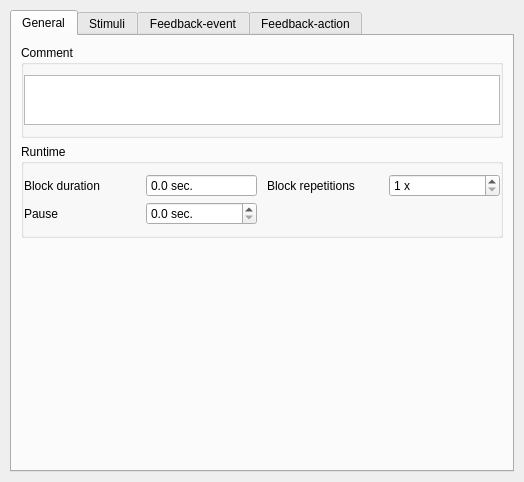
<?xml version="1.0" encoding="UTF-8"?>
<ui version="4.0">
 <class>CTConfToyMickey</class>
 <widget class="QWidget" name="CTConfToyMickey">
  <property name="geometry">
   <rect>
    <x>0</x>
    <y>0</y>
    <width>524</width>
    <height>482</height>
   </rect>
  </property>
  <property name="sizePolicy">
   <sizepolicy hsizetype="MinimumExpanding" vsizetype="Preferred">
    <horstretch>0</horstretch>
    <verstretch>0</verstretch>
   </sizepolicy>
  </property>
  <property name="minimumSize">
   <size>
    <width>500</width>
    <height>0</height>
   </size>
  </property>
  <property name="windowTitle">
   <string/>
  </property>
  <layout class="QVBoxLayout" name="qvb_main_layout">
   <property name="spacing">
    <number>20</number>
   </property>
   <property name="margin">
    <number>10</number>
   </property>
   <item>
    <widget class="QTabWidget" name="tabWidget">
     <property name="currentIndex">
      <number>0</number>
     </property>
     <widget class="QWidget" name="tabGeneral">
      <attribute name="title">
       <string>General</string>
      </attribute>
      <layout class="QVBoxLayout" name="verticalLayout">
       <item>
        <widget class="QGroupBox" name="qgb_comment">
         <property name="title">
          <string>Comment</string>
         </property>
         <property name="flat">
          <bool>true</bool>
         </property>
         <layout class="QGridLayout" name="qgl_comment_layout">
          <property name="leftMargin">
           <number>0</number>
          </property>
          <property name="topMargin">
           <number>10</number>
          </property>
          <property name="rightMargin">
           <number>0</number>
          </property>
          <property name="bottomMargin">
           <number>10</number>
          </property>
          <property name="horizontalSpacing">
           <number>10</number>
          </property>
          <property name="verticalSpacing">
           <number>5</number>
          </property>
          <item row="0" column="0">
           <widget class="QPlainTextEdit" name="qte_comment">
            <property name="sizePolicy">
             <sizepolicy hsizetype="Expanding" vsizetype="Fixed">
              <horstretch>0</horstretch>
              <verstretch>0</verstretch>
             </sizepolicy>
            </property>
            <property name="minimumSize">
             <size>
              <width>0</width>
              <height>50</height>
             </size>
            </property>
            <property name="maximumSize">
             <size>
              <width>16777215</width>
              <height>50</height>
             </size>
            </property>
            <property name="horizontalScrollBarPolicy">
             <enum>Qt::ScrollBarAlwaysOff</enum>
            </property>
           </widget>
          </item>
         </layout>
        </widget>
       </item>
       <item>
        <widget class="QGroupBox" name="qgb_runtime">
         <property name="title">
          <string>Runtime</string>
         </property>
         <property name="flat">
          <bool>true</bool>
         </property>
         <layout class="QGridLayout" name="qgl_runtime_layout">
          <property name="leftMargin">
           <number>0</number>
          </property>
          <property name="topMargin">
           <number>10</number>
          </property>
          <property name="rightMargin">
           <number>0</number>
          </property>
          <property name="bottomMargin">
           <number>10</number>
          </property>
          <property name="horizontalSpacing">
           <number>10</number>
          </property>
          <property name="verticalSpacing">
           <number>5</number>
          </property>
          <item row="0" column="0">
           <widget class="QLabel" name="qlb_block_duration">
            <property name="text">
             <string>Block duration</string>
            </property>
           </widget>
          </item>
          <item row="0" column="3">
           <widget class="CTSpinBox" name="qsb_block_repetitions">
            <property name="suffix">
             <string> x</string>
            </property>
            <property name="minimum">
             <number>1</number>
            </property>
            <property name="maximum">
             <number>100</number>
            </property>
           </widget>
          </item>
          <item row="0" column="2">
           <widget class="QLabel" name="qlb_block_repetitions">
            <property name="text">
             <string>Block repetitions</string>
            </property>
           </widget>
          </item>
          <item row="0" column="1">
           <widget class="CTDoubleSpinBox" name="qsb_block_duration">
            <property name="readOnly">
             <bool>true</bool>
            </property>
            <property name="buttonSymbols">
             <enum>QAbstractSpinBox::NoButtons</enum>
            </property>
            <property name="suffix">
             <string> sec.</string>
            </property>
            <property name="decimals">
             <number>1</number>
            </property>
            <property name="minimum">
             <double>0.000000000000000</double>
            </property>
            <property name="maximum">
             <double>300.000000000000000</double>
            </property>
            <property name="singleStep">
             <double>0.100000000000000</double>
            </property>
            <property name="value">
             <double>0.000000000000000</double>
            </property>
           </widget>
          </item>
          <item row="1" column="0">
           <widget class="QLabel" name="qlb_pause">
            <property name="text">
             <string>Pause</string>
            </property>
           </widget>
          </item>
          <item row="1" column="1">
           <widget class="CTDoubleSpinBox" name="qsb_pause">
            <property name="suffix">
             <string> sec.</string>
            </property>
            <property name="decimals">
             <number>1</number>
            </property>
            <property name="singleStep">
             <double>0.100000000000000</double>
            </property>
           </widget>
          </item>
         </layout>
        </widget>
       </item>
       <item>
        <spacer name="verticalSpacer">
         <property name="orientation">
          <enum>Qt::Vertical</enum>
         </property>
         <property name="sizeHint" stdset="0">
          <size>
           <width>20</width>
           <height>40</height>
          </size>
         </property>
        </spacer>
       </item>
      </layout>
     </widget>
     <widget class="QWidget" name="tabStimuli">
      <attribute name="title">
       <string>Stimuli</string>
      </attribute>
      <layout class="QVBoxLayout" name="verticalLayout_2">
       <item>
        <widget class="QGroupBox" name="qgb_stimuli">
         <property name="title">
          <string>Stimuli</string>
         </property>
         <property name="flat">
          <bool>true</bool>
         </property>
         <layout class="QVBoxLayout" name="qvb_stimuli_layout">
          <property name="spacing">
           <number>10</number>
          </property>
          <property name="leftMargin">
           <number>0</number>
          </property>
          <property name="topMargin">
           <number>10</number>
          </property>
          <property name="rightMargin">
           <number>0</number>
          </property>
          <property name="bottomMargin">
           <number>10</number>
          </property>
         </layout>
        </widget>
       </item>
       <item>
        <spacer name="verticalSpacer_2">
         <property name="orientation">
          <enum>Qt::Vertical</enum>
         </property>
         <property name="sizeHint" stdset="0">
          <size>
           <width>20</width>
           <height>40</height>
          </size>
         </property>
        </spacer>
       </item>
      </layout>
     </widget>
     <widget class="QWidget" name="tabFeedbackEvent">
      <attribute name="title">
       <string>Feedback-event</string>
      </attribute>
      <layout class="QVBoxLayout" name="verticalLayout_3">
       <item>
        <widget class="QGroupBox" name="qgb_events">
         <property name="title">
          <string>Feedback - Event/Condition</string>
         </property>
         <property name="flat">
          <bool>true</bool>
         </property>
         <layout class="QGridLayout" name="qgl_events_layout">
          <property name="leftMargin">
           <number>0</number>
          </property>
          <property name="topMargin">
           <number>10</number>
          </property>
          <property name="rightMargin">
           <number>0</number>
          </property>
          <property name="bottomMargin">
           <number>10</number>
          </property>
          <property name="horizontalSpacing">
           <number>10</number>
          </property>
          <property name="verticalSpacing">
           <number>5</number>
          </property>
          <item row="0" column="0" colspan="4">
           <widget class="QRadioButton" name="qrb_null_event">
            <property name="text">
             <string>Do not process feedback</string>
            </property>
            <property name="checked">
             <bool>true</bool>
            </property>
           </widget>
          </item>
          <item row="3" column="3">
           <widget class="QLabel" name="qlb_force3">
            <property name="text">
             <string>sensor(s)</string>
            </property>
           </widget>
          </item>
          <item row="5" column="2">
           <widget class="QComboBox" name="qcb_position">
            <property name="enabled">
             <bool>false</bool>
            </property>
           </widget>
          </item>
          <item row="4" column="2">
           <widget class="CTDoubleSpinBox" name="qsb_force">
            <property name="enabled">
             <bool>false</bool>
            </property>
            <property name="suffix">
             <string> Nm</string>
            </property>
            <property name="decimals">
             <number>1</number>
            </property>
            <property name="singleStep">
             <double>0.100000000000000</double>
            </property>
           </widget>
          </item>
          <item row="2" column="0">
           <widget class="QRadioButton" name="qrb_pressure_event">
            <property name="text">
             <string>Pressure</string>
            </property>
           </widget>
          </item>
          <item row="2" column="1">
           <widget class="QLabel" name="qlb_pressure">
            <property name="text">
             <string>If pressure exceeds</string>
            </property>
           </widget>
          </item>
          <item row="2" column="2">
           <widget class="CTDoubleSpinBox" name="qsb_pressure">
            <property name="enabled">
             <bool>false</bool>
            </property>
            <property name="suffix">
             <string> Pa</string>
            </property>
            <property name="decimals">
             <number>1</number>
            </property>
            <property name="singleStep">
             <double>0.100000000000000</double>
            </property>
           </widget>
          </item>
          <item row="1" column="0" colspan="4">
           <spacer name="qv_spacer">
            <property name="orientation">
             <enum>Qt::Vertical</enum>
            </property>
            <property name="sizeType">
             <enum>QSizePolicy::Fixed</enum>
            </property>
            <property name="sizeHint" stdset="0">
             <size>
              <width>5</width>
              <height>10</height>
             </size>
            </property>
           </spacer>
          </item>
          <item row="5" column="1">
           <widget class="QLabel" name="qlb_position">
            <property name="text">
             <string>If infant reaches</string>
            </property>
           </widget>
          </item>
          <item row="3" column="1">
           <widget class="QLabel" name="qlb_force2">
            <property name="text">
             <string>Select sensor</string>
            </property>
           </widget>
          </item>
          <item row="4" column="1">
           <widget class="QLabel" name="qlb_force">
            <property name="text">
             <string>If force exceeds</string>
            </property>
           </widget>
          </item>
          <item row="3" column="2">
           <widget class="QComboBox" name="qcb_force">
            <property name="enabled">
             <bool>false</bool>
            </property>
           </widget>
          </item>
          <item row="5" column="3">
           <widget class="QLabel" name="qlb_position_add">
            <property name="text">
             <string>position</string>
            </property>
           </widget>
          </item>
          <item row="5" column="0">
           <widget class="QRadioButton" name="qrb_position_event">
            <property name="text">
             <string>Position</string>
            </property>
           </widget>
          </item>
          <item row="6" column="0">
           <widget class="QRadioButton" name="qrb_body_event">
            <property name="text">
             <string>Body</string>
            </property>
           </widget>
          </item>
          <item row="3" column="0">
           <widget class="QRadioButton" name="qrb_force_event">
            <property name="text">
             <string>Force</string>
            </property>
           </widget>
          </item>
          <item row="7" column="0">
           <widget class="QRadioButton" name="qrb_head_event">
            <property name="text">
             <string>Head</string>
            </property>
           </widget>
          </item>
          <item row="6" column="1">
           <widget class="QLabel" name="qlb_body">
            <property name="text">
             <string>If body moves</string>
            </property>
           </widget>
          </item>
          <item row="7" column="1">
           <widget class="QLabel" name="qlb_head">
            <property name="text">
             <string>If head moves</string>
            </property>
           </widget>
          </item>
          <item row="7" column="2">
           <widget class="QComboBox" name="qcb_head">
            <property name="enabled">
             <bool>false</bool>
            </property>
            <item>
             <property name="text">
              <string>right to left</string>
             </property>
            </item>
            <item>
             <property name="text">
              <string>left to right</string>
             </property>
            </item>
           </widget>
          </item>
          <item row="6" column="2">
           <widget class="QComboBox" name="qcb_body">
            <property name="enabled">
             <bool>false</bool>
            </property>
            <item>
             <property name="text">
              <string>right to left</string>
             </property>
            </item>
            <item>
             <property name="text">
              <string>left to right</string>
             </property>
            </item>
           </widget>
          </item>
         </layout>
        </widget>
       </item>
       <item>
        <spacer name="verticalSpacer_3">
         <property name="orientation">
          <enum>Qt::Vertical</enum>
         </property>
         <property name="sizeHint" stdset="0">
          <size>
           <width>20</width>
           <height>40</height>
          </size>
         </property>
        </spacer>
       </item>
      </layout>
     </widget>
     <widget class="QWidget" name="tabFeedbackAction">
      <attribute name="title">
       <string>Feedback-action</string>
      </attribute>
      <layout class="QVBoxLayout" name="verticalLayout_4">
       <item>
        <widget class="QGroupBox" name="qgb_actions">
         <property name="title">
          <string>Feedback - Action</string>
         </property>
         <property name="flat">
          <bool>true</bool>
         </property>
         <layout class="QVBoxLayout" name="qvb_actions_layout">
          <property name="spacing">
           <number>10</number>
          </property>
          <property name="leftMargin">
           <number>0</number>
          </property>
          <property name="topMargin">
           <number>10</number>
          </property>
          <property name="rightMargin">
           <number>0</number>
          </property>
          <property name="bottomMargin">
           <number>10</number>
          </property>
          <item>
           <layout class="QGridLayout" name="gridLayout">
            <item row="0" column="0">
             <widget class="QLabel" name="label">
              <property name="text">
               <string>Duration interval</string>
              </property>
             </widget>
            </item>
            <item row="0" column="1">
             <widget class="CTDoubleSpinBox" name="qsb_duration_min">
              <property name="enabled">
               <bool>true</bool>
              </property>
              <property name="suffix">
               <string> sec.</string>
              </property>
              <property name="decimals">
               <number>1</number>
              </property>
              <property name="maximum">
               <double>1.000000000000000</double>
              </property>
              <property name="singleStep">
               <double>0.100000000000000</double>
              </property>
              <property name="value">
               <double>0.100000000000000</double>
              </property>
             </widget>
            </item>
            <item row="0" column="2">
             <widget class="CTDoubleSpinBox" name="qsb_duration_max">
              <property name="enabled">
               <bool>true</bool>
              </property>
              <property name="suffix">
               <string> sec.</string>
              </property>
              <property name="decimals">
               <number>1</number>
              </property>
              <property name="singleStep">
               <double>0.100000000000000</double>
              </property>
              <property name="value">
               <double>1.000000000000000</double>
              </property>
             </widget>
            </item>
           </layout>
          </item>
         </layout>
        </widget>
       </item>
       <item>
        <spacer name="verticalSpacer_4">
         <property name="orientation">
          <enum>Qt::Vertical</enum>
         </property>
         <property name="sizeHint" stdset="0">
          <size>
           <width>20</width>
           <height>40</height>
          </size>
         </property>
        </spacer>
       </item>
      </layout>
     </widget>
    </widget>
   </item>
  </layout>
 </widget>
 <customwidgets>
  <customwidget>
   <class>CTSpinBox</class>
   <extends>QSpinBox</extends>
   <header>ct_customwidgets.h</header>
  </customwidget>
  <customwidget>
   <class>CTDoubleSpinBox</class>
   <extends>QDoubleSpinBox</extends>
   <header>ct_customwidgets.h</header>
  </customwidget>
 </customwidgets>
 <resources/>
 <connections/>
</ui>
